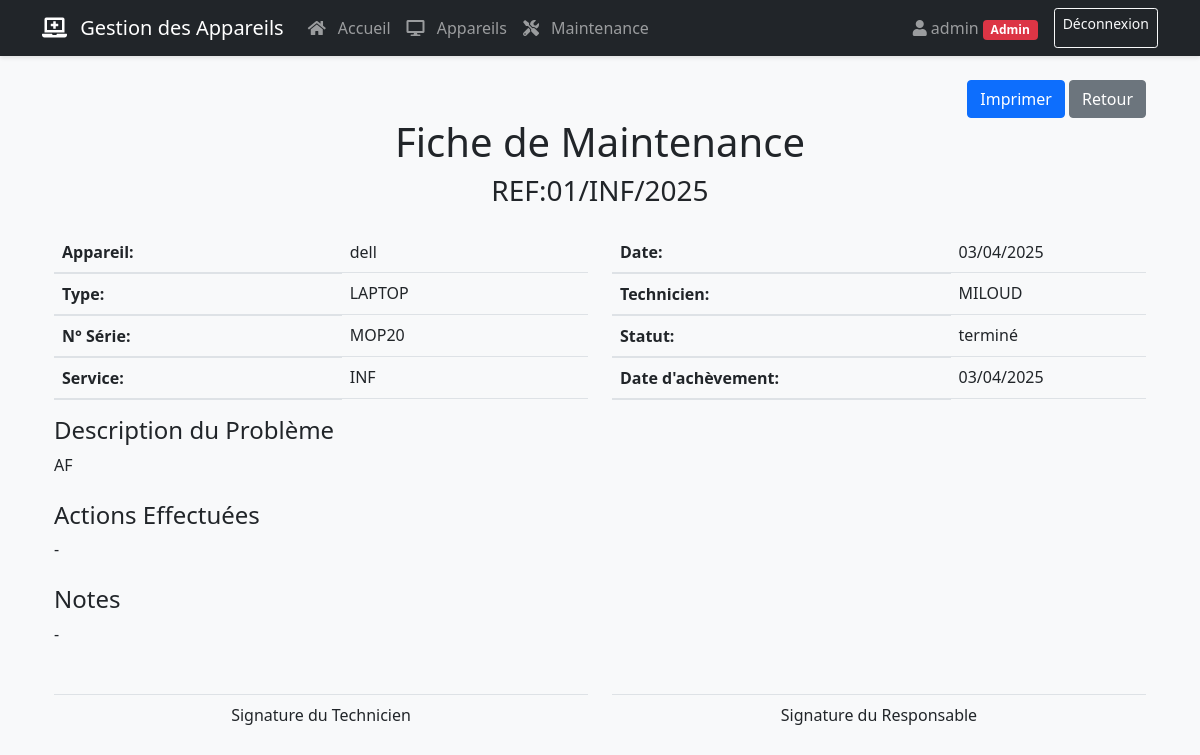
The page /maintenance/1/print (signed in) on the database its author committed.
### app.py (models this page shows, shortened)
class User(UserMixin, db.Model):
    id = db.Column(db.Integer, primary_key=True)
    username = db.Column(db.String(80), unique=True, nullable=False)
    password = db.Column(db.String(120), nullable=False)
    is_admin = db.Column(db.Boolean, default=False)

class MaintenanceRecord(db.Model):
    id = db.Column(db.Integer, primary_key=True)
    device_id = db.Column(db.Integer, db.ForeignKey('device.id'), nullable=False)
    reference = db.Column(db.String(20))
    maintenance_date = db.Column(db.Date, nullable=False)
    issue_description = db.Column(db.Text, nullable=False)
    actions_taken = db.Column(db.Text)
    status = db.Column(db.String(20), default='en attente')
    technician = db.Column(db.String(100), nullable=False)
    completion_date = db.Column(db.Date)
    notes = db.Column(db.Text)

class Device(db.Model):
    id = db.Column(db.Integer, primary_key=True)
    name = db.Column(db.String(100), nullable=False)
    type = db.Column(db.String(50), nullable=False)
    serial_number = db.Column(db.String(100), nullable=False, unique=True)
    status = db.Column(db.String(20), default='actif')
    assigned_to = db.Column(db.String(100))
    service = db.Column(db.String(100))
    department = db.Column(db.String(100))
    mac_address = db.Column(db.String(17))
    notes = db.Column(db.Text)
    maintenance_records = db.relationship('MaintenanceRecord', backref='device', lazy=True, cascade="all, delete-orphan")
    ownership_changes = db.relationship('OwnershipChange', backref='device', lazy=True, cascade="all, delete-orphan")

### app.py (the view)
@app.route('/maintenance/<int:record_id>/print')
@login_required
def print_maintenance(record_id):
    maintenance_record = MaintenanceRecord.query.get_or_404(record_id)
    return render_template('print_maintenance.html', record=maintenance_record)

### app.py (called while the page is built)
@login_manager.user_loader
def load_user(user_id):
    return User.query.get(int(user_id))

@app.context_processor
def utility_processor():
    from datetime import datetime
    return {
        'now': datetime.now
    }

### templates/print_maintenance.html (shortened to what this page needs)
{% extends "base.html" %}
{% block content %}
<div class="container print-section">
    <div class="text-end no-print">
        <button class="btn btn-primary" onclick="window.print()">Imprimer</button>
        <a href="{{ url_for('device_details', device_id=record.device_id) }}" class="btn btn-secondary">Retour</a>
    </div>
    <div class="text-center mb-4">
        <h1>Fiche de Maintenance</h1>
        <h3>{{ record.reference }}</h3>
    </div>
    <div class="row">
        <div class="col-md-6">
            <table class="table">
                <tr><th>Appareil:</th><td>{{ record.device.name }}</td></tr>
                <tr><th>Type:</th><td>{{ record.device.type }}</td></tr>
                <tr><th>N° Série:</th><td>{{ record.device.serial_number }}</td></tr>
                <tr><th>Service:</th><td>{{ record.device.service or '-' }}</td></tr>
            </table>
        </div>
        <div class="col-md-6">
            <table class="table">
                <tr><th>Date:</th><td>{{ record.maintenance_date.strftime('%d/%m/%Y') }}</td></tr>
                <tr><th>Technicien:</th><td>{{ record.technician }}</td></tr>
                <tr><th>Statut:</th><td>{{ record.status }}</td></tr>
                <tr><th>Date d'achèvement:</th><td>{{ record.completion_date.strftime('%d/%m/%Y') if record.completion_date else '-' }}</td></tr>
            </table>
        </div>
    </div>
    <div class="mb-4">
        <h4>Description du Problème</h4>
        <p>{{ record.issue_description }}</p>
    </div>
    <div class="mb-4">
        <h4>Actions Effectuées</h4>
        <p>{{ record.actions_taken or '-' }}</p>
    </div>
    <div class="mb-4">
        <h4>Notes</h4>
        <p>{{ record.notes or '-' }}</p>
    </div>
    <div class="row mt-5">
        <div class="col-6">
            <div class="border-top pt-2">
                <p class="text-center">Signature du Technicien</p>
            </div>
        </div>
        <div class="col-6">
            <div class="border-top pt-2">
                <p class="text-center">Signature du Responsable</p>
            </div>
        </div>
    </div>
</div>
{% endblock %}

### templates/base.html (shortened to what this page needs)
<!DOCTYPE html>
<html lang="fr">
<head>
    <link href="https://cdn.jsdelivr.net/npm/bootstrap@5.1.3/dist/css/bootstrap.min.css" rel="stylesheet">
    <link rel="stylesheet" href="{{ url_for('static', filename='css/style.css') }}">
    <link rel="stylesheet" href="https://cdnjs.cloudflare.com/ajax/libs/font-awesome/5.15.4/css/all.min.css">
</head>
<body>
    <nav class="navbar navbar-expand-lg navbar-dark bg-dark sticky-top">
        <div class="container">
            <a class="navbar-brand" href="{{ url_for('index') }}">
                <i class="fas fa-laptop-medical"></i> Gestion des Appareils
            </a>
            <div class="collapse navbar-collapse" id="navbarNav">
                <ul class="navbar-nav me-auto">
                    <li class="nav-item">
                        <a class="nav-link {{ 'active' if request.endpoint == 'index' }}" href="{{ url_for('index') }}">
                            <i class="fas fa-home"></i> Accueil
                        </a>
                    </li>
                    <li class="nav-item">
                        <a class="nav-link {{ 'active' if request.endpoint == 'devices' }}" href="{{ url_for('devices') }}">
                            <i class="fas fa-desktop"></i> Appareils
                        </a>
                    </li>
                    <li class="nav-item">
                        <a class="nav-link {{ 'active' if request.endpoint == 'maintenance' }}" href="{{ url_for('maintenance') }}">
                            <i class="fas fa-tools"></i> Maintenance
                        </a>
                    </li>
                </ul>
                <div class="d-flex">
                    {% if current_user.is_authenticated %}
                        <span class="navbar-text me-3">
                            <i class="fas fa-user"></i>
                            {{ current_user.username }}
                            {% if current_user.is_admin %}
                                <span class="badge bg-danger">Admin</span>
                            {% endif %}
                        </span>
                        <a href="{{ url_for('logout') }}" class="btn btn-outline-light btn-sm">Déconnexion</a>
                    {% else %}
                        <a href="{{ url_for('login') }}" class="btn btn-outline-light btn-sm">Connexion</a>
                    {% endif %}
                </div>
            </div>
        </div>
    </nav>
    <div class="container mt-4">
        {% block content %}{% endblock %}
    </div>
</body>
</html>

### static/css/style.css (style rules this page uses)
body { background-color: #f8f9fa; }
.btn { transition: all 0.3s; }
.table tbody tr { transition: all 0.2s; }
.navbar { box-shadow: 0 2px 4px rgba(0,0,0,0.1); }
.navbar-brand i, .nav-link i { margin-right: 0.5rem; }
.table th { background-color: #f8f9fa; border-bottom: 2px solid #dee2e6; }

### rows shown on the page
User: username "admin"
MaintenanceRecord: reference "REF:01/INF/2025", maintenance_date "03/04/2025", technician "MILOUD", status "terminé", completion_date "03/04/2025", issue_description "AF", actions_taken "-", notes "-"
Device: device.name "dell", device.type "LAPTOP", device.serial_number "MOP20", device "INF"
